Frame 1 (no input): blank canvas, image omitted
Frame 60 (the mouse pressed at the canvas centre just before this capture): blank canvas, image omitted
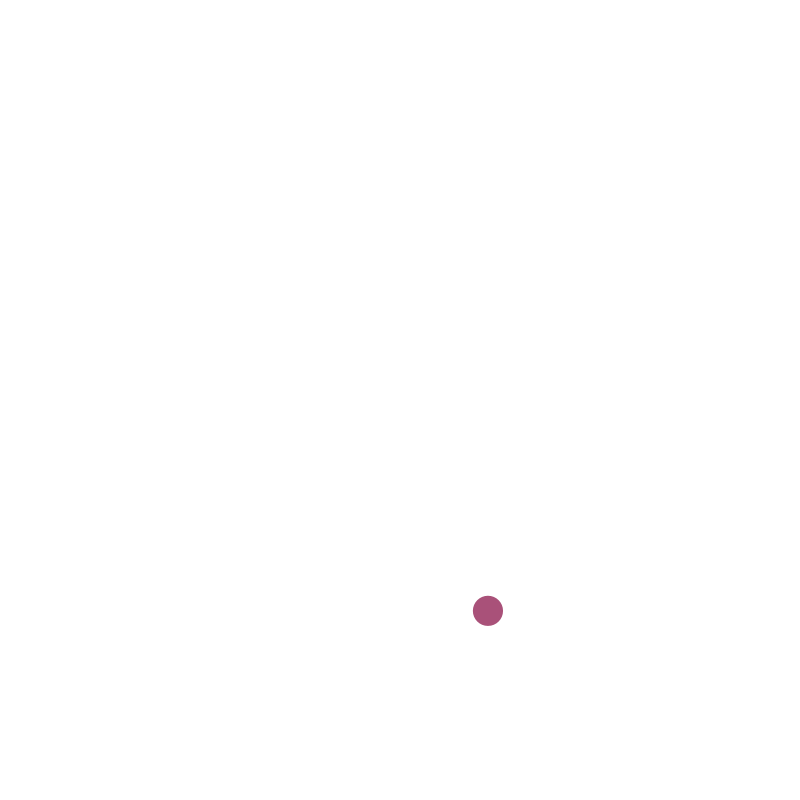
Frame 120 (the mouse held since frame 60 and released just before this capture)

The Processing sketch whose frames 1 and 60 were blank and that drew this single picture after the mouse press (run headless with seeded random() and noise(); from frame 60 on, the mouse is pressed at the canvas centre):

// Processing sketch: Aug11_Class1
// ── Aug11_Class1.pde
ArrayList<Particle>particles;


void setup(){
  size(800, 800);
  particles = new ArrayList<Particle>();
  smooth();
}

void draw(){
  background(255);
  
  for(int i = 0; i < particles.size(); i++){
    Particle p = particles.get(i);
    p.run();
    p.gravity();
    p.display();
  
  if(p.y > height){
  p.bounce();
  }
  
  if(p.x < 0 || p.x > width){
    p.sideBounce();
  }
  if(p.y < 0){
    particles.remove(i);
  }
 }
}
 
void mousePressed(){
  particles.add(new Particle());
}
// ── Particle.pde
class Particle{
  float x;
  float y;
  
  float xSpeed;
  float ySpeed;
  
  float size;
  
  int c, r, g, b;
  
  Particle(){
    x = mouseX;
    y = mouseY;
    
    xSpeed = random(-5, 5);
    ySpeed = random(1, 5);
  }
  
  void run(){
    x = x + xSpeed;
    y = y + ySpeed;
  }
  
  void gravity(){
    ySpeed += 0.05;
  }
  
  void bounce(){
    ySpeed = -ySpeed;
  }
  
  void sideBounce(){
    xSpeed = -xSpeed;
  }
  
  void display(){
    c = (int)(abs(xSpeed)+abs(ySpeed)*10+30);
    r = 250 - c;
    g = c;
    b = c + 40;
    
    noStroke();
    fill(r, g, b);
    
    if(abs(xSpeed) > abs(ySpeed)){
      size = abs(xSpeed)*5+5;
    }else{
      size = abs(ySpeed)*5+5;
    }
    
    ellipse(x, y, size, size);
 }
}
